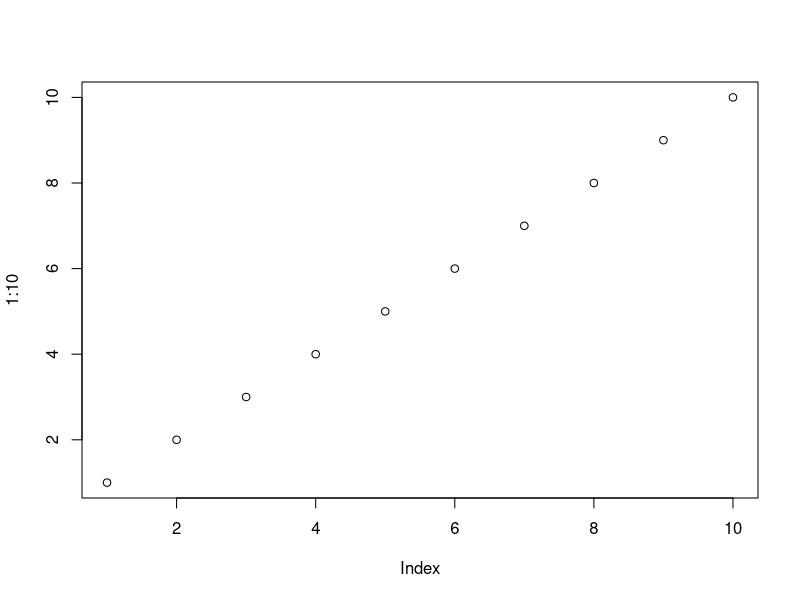
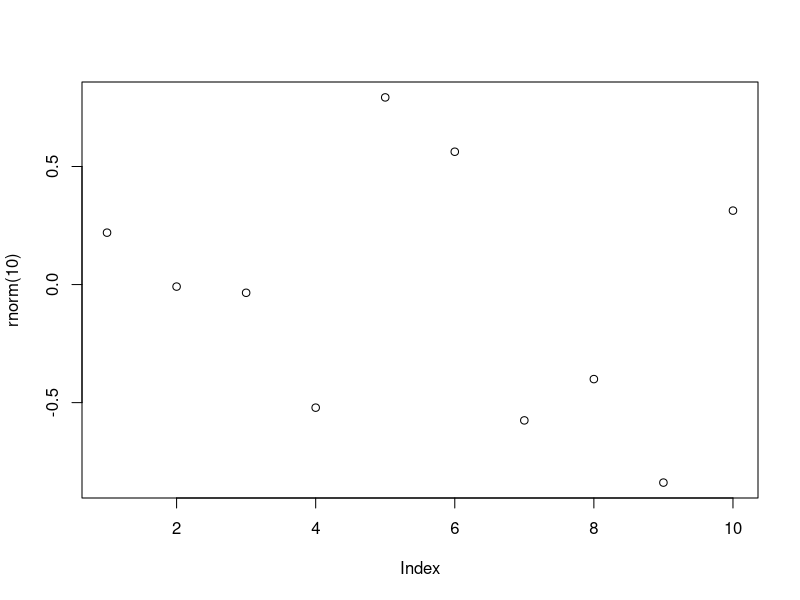

R code for these plots, in order:
## ---- chunk 1
fn = local({
  i = 0
  function(x) {
    i <<- i + 1
    paste('Figure ', i, ': ', x, sep = '')
  }
})
## ---- chunk 2
plot(1:10)
## ---- chunk 3
plot(rnorm(10))
